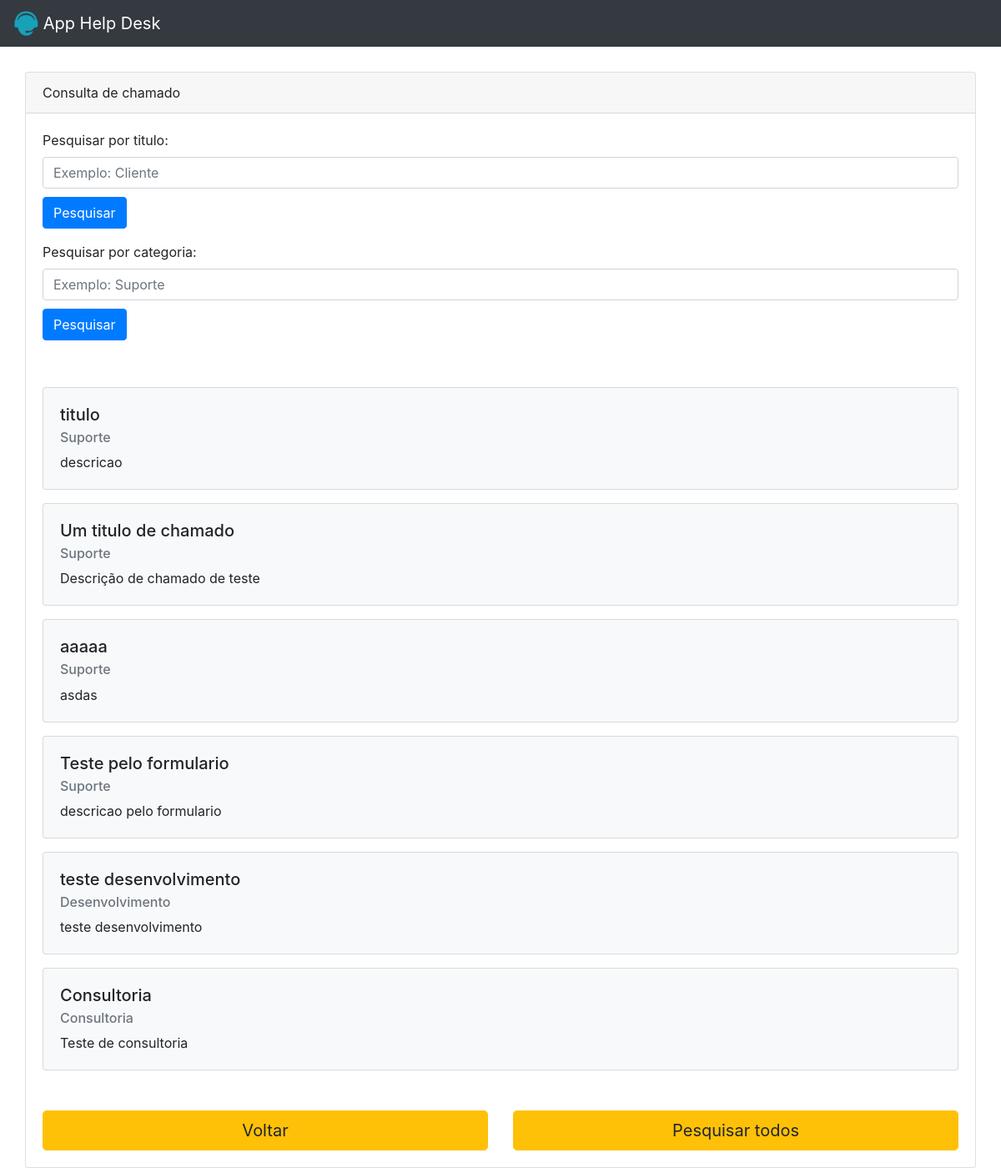
The app's page /consultar_chamado.php (signed in) with its own data.
### tables this page shows
CREATE TABLE `tbchamados` (
  `codigo_chamado` int NOT NULL,
  `titulo_chamado` varchar(50) NOT NULL,
  `descricao_chamado` varchar(250) NOT NULL,
  `codigo_categoria` int NOT NULL
);

CREATE TABLE `tbcategoria` (
  `codigo_categoria` int NOT NULL,
  `nome_categoria` varchar(30) NOT NULL
);

### consultar_chamado.php (the view, shortened to what this page needs)
<?php
require('conexao.php');
$acao = isset($_GET['pesquisar']) ? $_GET['pesquisar'] : $acao;
$sql = '';
if ($acao == 'titulo') {
  $pesq = $_POST['tituloTarefa'];
  $sql = "select
            t1.titulo_chamado, t2.nome_categoria, t1.descricao_chamado
          from
            tbchamados as t1 inner join tbcategoria as t2 on t1.codigo_categoria = t2.codigo_categoria where t1.titulo_chamado LIKE '%{$pesq}%'";
} else if ($acao == 'categoria') {
  $pesq = $_POST['categoriaTarefa'];
  $sql = "select
            t1.titulo_chamado, t2.nome_categoria, t1.descricao_chamado
          from
            tbchamados as t1 inner join tbcategoria as t2 on t1.codigo_categoria = t2.codigo_categoria where t2.nome_categoria LIKE '%{$pesq}%' ";
} else if ($acao = 'todos') {
  $sql = "select
            t1.titulo_chamado, t2.nome_categoria, t1.descricao_chamado
          from
            tbchamados as t1 inner join tbcategoria as t2 on t1.codigo_categoria = t2.codigo_categoria";
}
$resultado = mysqli_query($con, $sql);
?>
  <html>
  <head>
    <link rel="stylesheet" href="https://maxcdn.bootstrapcdn.com/bootstrap/4.0.0/css/bootstrap.min.css">
  </head>
  <body>
    <nav class="navbar navbar-dark bg-dark">
      <a class="navbar-brand" href="home.php">
        <img src="logo.png" width="30" height="30" class="d-inline-block align-top" alt="">
        App Help Desk
      </a>
    </nav>
    <div class="container">
      <div class="row">
        <div class="card-consultar-chamado">
          <div class="card">
            <div class="card-header">
              Consulta de chamado
            </div>
            <div style="margin: 20px;">
              <form method="post" action="consultar_chamado.php?pesquisar=titulo">
                <div class="form-group">
                  <label>Pesquisar por titulo:</label>
                  <input class="form-control" type="text" name="tituloTarefa" placeholder="Exemplo: Cliente">
                  <button class="btn btn-primary" style="margin-top: 10px;">Pesquisar</button>
                </div>
              </form>
              <form method="post" action="consultar_chamado.php?pesquisar=categoria">
                <div class="form-group">
                  <label>Pesquisar por categoria:</label>
                  <input class="form-control" type="text" name="categoriaTarefa" placeholder="Exemplo: Suporte">
                  <button class="btn btn-primary" style="margin-top: 10px;">Pesquisar</button>
                </div>
              </form>
            </div>
            <div class="card-body">
              <?php while ($linha = mysqli_fetch_assoc($resultado)) { ?>
                <div class="card mb-3 bg-light">
                  <div class="card-body">
                    <h5 class="card-title"><?php echo $linha['titulo_chamado'] ?></h5>
                    <h6 class="card-subtitle mb-2 text-muted"><?php echo $linha['nome_categoria'] ?></h6>
                    <p class="card-text"><?php echo $linha['descricao_chamado'] ?></p>
                  </div>
                </div>
            <?php }
             ?>
            <div class="row mt-5">
              <div class="col-6">
                <a href="home.php" style="text-decoration: none;"><button class="btn btn-lg btn-warning btn-block">Voltar</button></a>
              </div>
              <div class="col-6">
                <a href="consultar_chamado.php?pesquisar=todasTarefas" style="text-decoration: none;"><button class="btn btn-lg btn-warning btn-block">Pesquisar todos</button></a>
              </div>
            </div>
            </div>
          </div>
        </div>
      </div>
    </div>
  </body>
  </html>

### consultar_chamado.php (style rules this page uses)
.card-consultar-chamado { padding: 30px 0 0 0; width: 100%; margin: 0 auto; }

### records on screen
tbchamados: titulo_chamado "titulo", tbcategoria.nome_categoria "Suporte", descricao_chamado "descricao"
tbchamados: titulo_chamado "Um titulo de chamado", tbcategoria.nome_categoria "Suporte", descricao_chamado "Descrição de chamado de teste"
tbchamados: titulo_chamado "aaaaa", tbcategoria.nome_categoria "Suporte", descricao_chamado "asdas"
tbchamados: titulo_chamado "Teste pelo formulario", tbcategoria.nome_categoria "Suporte", descricao_chamado "descricao pelo formulario"
tbchamados: titulo_chamado "teste desenvolvimento", tbcategoria.nome_categoria "Desenvolvimento", descricao_chamado "teste desenvolvimento"
tbchamados: titulo_chamado "Consultoria", tbcategoria.nome_categoria "Consultoria", descricao_chamado "Teste de consultoria"
